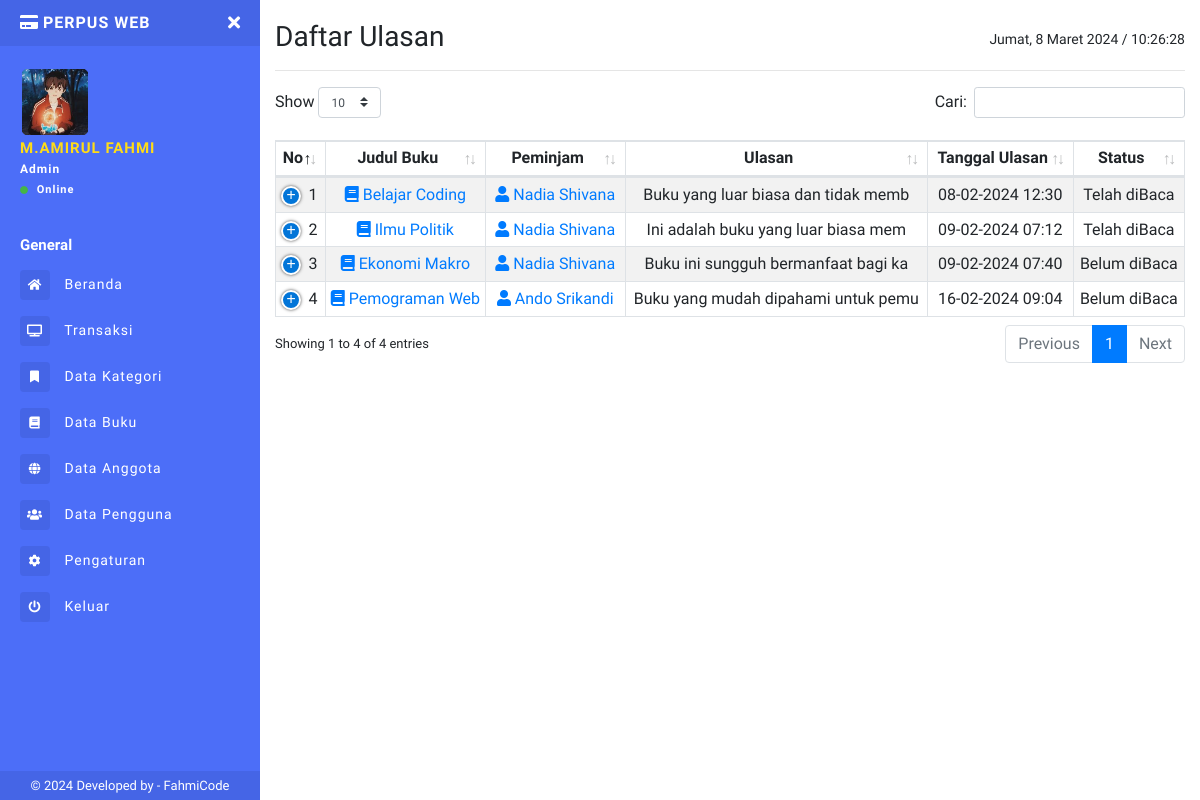
/admin/data-ulasan.php (signed in), run on the app's committed database.
### tables this page shows
CREATE TABLE `tb_ulasan` (
  `id_ulasan` int(11) NOT NULL,
  `id_buku` varchar(15) NOT NULL,
  `id_anggota` varchar(15) NOT NULL,
  `ulasan` text NOT NULL,
  `rating` varchar(25) NOT NULL,
  `tgl_ulasan` varchar(40) NOT NULL,
  `balasan` varchar(100) DEFAULT NULL,
  `tgl_balasan` varchar(40) DEFAULT NULL
);

CREATE TABLE `tb_buku` (
  `id_buku` char(13) NOT NULL,
  `judul` varchar(50) NOT NULL,
  `penulis` varchar(50) NOT NULL,
  `penerbit` varchar(50) NOT NULL,
  `th_terbit` date DEFAULT NULL,
  `id_kategori` int(11) NOT NULL,
  `jumlah_buku` int(11) NOT NULL,
  `lokasi` varchar(25) NOT NULL,
  `gambar` varchar(50) NOT NULL,
  `created_by` int(11) NOT NULL,
  `tgl_input` date DEFAULT NULL
);

CREATE TABLE `tb_anggota` (
  `id_anggota` char(11) NOT NULL,
  `nisn` varchar(16) NOT NULL,
  `nama` varchar(50) NOT NULL,
  `kelas` varchar(25) NOT NULL,
  `username` varchar(45) NOT NULL,
  `password` varchar(45) NOT NULL,
  `foto` varchar(50) NOT NULL,
  `created_at` timestamp NULL DEFAULT current_timestamp(),
  `updated_at` varchar(40) DEFAULT NULL,
  `status` tinyint(4) NOT NULL
);

### admin/data-ulasan.php (the view, shortened to what this page needs)
<?php
include 'sidebar.php';
?>
<h1 class="h3 mb-0">
  Daftar Ulasan
  <div class="float-right">
    <p id="date_time" style="font-size: 14px; margin-top:11px"></p>
  </div>
</h1>
<hr>
<table class="table table-striped table-sm table-bordered dt-responsive nowrap text-center" id="table" width="100%">
  <thead>
    <tr>
      <th>No</th>
      <th>Judul Buku</th>
      <th>Peminjam</th>
      <th>Ulasan</th>
      <th>Tanggal Ulasan</th>
      <th>Status</th>
    </tr>
  </thead>
  <tbody>
    <?php $no = 1;
    $ulasan = mysqli_query($conn, "SELECT * FROM tb_ulasan JOIN tb_buku ON tb_ulasan.id_buku = tb_buku.id_buku JOIN tb_anggota ON tb_ulasan.id_anggota = tb_anggota.id_anggota");
    while ($data = mysqli_fetch_array($ulasan)) {
    ?>
      <tr>
        <td><?= $no++; ?></td>
        <td><a href="detail-buku.php?kd_buku=<?= $data['id_buku']; ?>"><span class="fa fa-book"></span> <?php echo $data['judul']; ?></a></td>
        <td><a href="detail-anggota.php?kd_anggota=<?= $data['id_anggota']; ?>"><span class="fa fa-user"></span> <?php echo $data['nama']; ?></a></td>
        <td><?= substr($data['ulasan'], 0, 35); ?></td>
        <td><?= $data['tgl_ulasan']; ?></td>
        <?php if ($data['balasan'] != '') { ?>
          <td>Telah diBaca</td>
        <?php } else { ?>
          <td>Belum diBaca</td>
        <?php } ?>
      </tr>
    <?php  } ?>
  </tbody>
</table>
<?php include "footer.php" ?>

### admin/sidebar.php (shortened to what this page needs)
<?php
include '../connection/koneksi.php';
$query = "SELECT * FROM tb_admin WHERE id = '" .  $_COOKIE['id_admin'] . "'";
$run = mysqli_query($conn, $query);
$d = mysqli_fetch_array($run);
?>
<!DOCTYPE html>
<html>
<head>
  <link rel="stylesheet" href="https://maxcdn.bootstrapcdn.com/bootstrap/4.0.0/css/bootstrap.min.css">
  <link href="../assets/css/style.css" rel="stylesheet">
  <link href="https://use.fontawesome.com/releases/v5.0.6/css/all.css" rel="stylesheet">
  <link href="../assets/vendor/datatables/dataTables.bootstrap4.min.css" rel="stylesheet">
  <link href="../assets/vendor/datatables/responsive.bootstrap4.min.css" rel="stylesheet">
</head>
<body>
  <div class="page-wrapper chiller-theme toggled">
    <nav id="sidebar" class="sidebar-wrapper">
      <div class="sidebar-content">
        <div class="sidebar-brand">
          <a href="./"><i class="fa fa-credit-card mr-1"></i>PerPus Web</a>
          <div id="close-sidebar">
            <i class="fas fa-times"></i>
          </div>
        </div>
        <div class="sidebar-header">
          <div class="user-pic" style="height:70px;width:70px;">
            <img class="img-responsive img-rounded" src="../uploads/profil/<?= $d['foto']; ?>" alt="User picture">
          </div>
          <div class="user-info">
            <span class="user-name"><?= $d['nama']; ?>
            </span>
            <span class="user-role"><?= $d['level'] ?></span>
            <span class="user-status">
              <i class="fa fa-circle"></i>
              <span>Online</span>
            </span>
          </div>
        </div>
        <div class="sidebar-menu">
          <ul>
            <li class="header-menu">
              <span>General</span>
            </li>
            <li>
              <a href="index.php">
                <i class="fas fa-home"></i>
                <span>Beranda</span>
              </a>
            </li>
            <li>
              <a href="transaksi.php">
                <i class="fa fa-tv"></i>
                <span>Transaksi</span>
              </a>
            </li>
            <li>
              <a href="kategori.php">
                <i class="fa fa-fw fa-bookmark"></i>
                <span>Data Kategori</span>
              </a>
            </li>
            <li>
              <a href="data-buku.php">
                <i class="fa fa-book"></i>
                <span>Data Buku</span>
              </a>
            </li>
            <li>
              <a href="data-anggota.php">
                <i class="fas fa-globe"></i>
                <span>Data Anggota</span>
              </a>
            </li>
            <?php
            if ($d['level'] == "Admin") { ?>
              <li>
                <a href="data-admin.php">
                  <i class="fas fa-users"></i>
                  <span>Data Pengguna</span>
                </a>
              </li>
            <?php  }  ?>
            <li>
              <a href="pengaturan.php">
                <i class="fa fa-cog"></i>
                <span>Pengaturan</span>
              </a>
            </li>
            <li>
              <a href="#Exit" data-toggle="modal">
                <i class="fa fa-power-off"></i>
                <span>Keluar</span>
              </a>
            </li>
          </ul>
        </div>
      </div>
      <div class="sidebar-footer">
        © 2024 Developed by - <a target="_blank" rel="noopener noreferrer" href="https://fahmi965.000webhostapp.com/Portofolio.html">
          FahmiCode</a>
      </div>
    </nav>
    <main class="page-content">
      <div class="container-fluid">
        <div class="d-block d-sm-block d-md-none d-lg-none py-2"></div>

### data on the page
tb_ulasan: id_buku.judul "Belajar Coding", id_anggota.nama "Nadia Shivana", ulasan "Buku yang luar biasa dan tidak memb", tgl_ulasan "08-02-2024 12:30", shows "Telah diBaca"
tb_ulasan: id_buku.judul "Ilmu Politik", id_anggota.nama "Nadia Shivana", ulasan "Ini adalah buku yang luar biasa mem", tgl_ulasan "09-02-2024 07:12", shows "Telah diBaca"
tb_ulasan: id_buku.judul "Ekonomi Makro", id_anggota.nama "Nadia Shivana", ulasan "Buku ini sungguh bermanfaat bagi ka", tgl_ulasan "09-02-2024 07:40", balasan "Belum diBaca"
tb_ulasan: id_buku.judul "Pemograman Web", id_anggota.nama "Ando Srikandi", ulasan "Buku yang mudah dipahami untuk pemu", tgl_ulasan "16-02-2024 09:04", balasan "Belum diBaca"

### other printed values
$d['nama'] "M.AMIRUL FAHMI"
$d['level'] "Admin"
